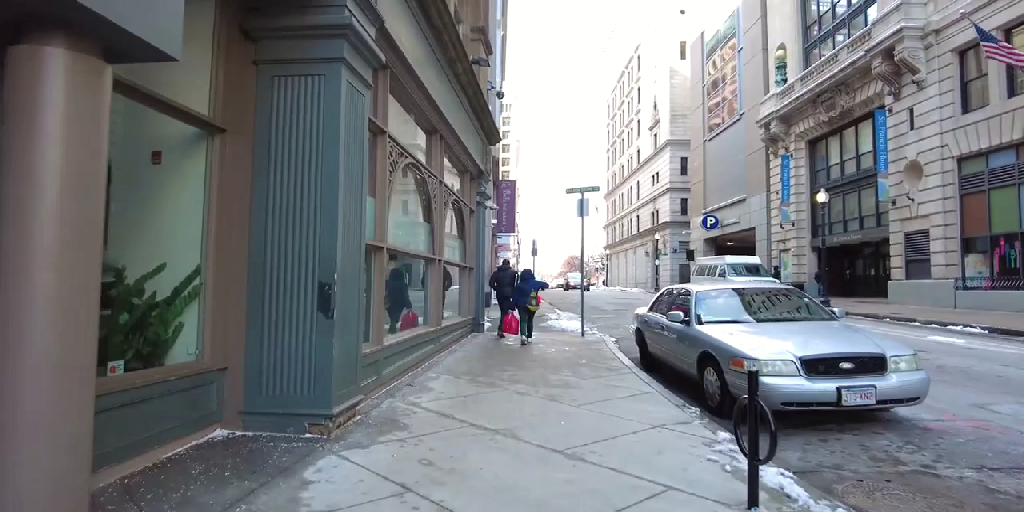
#> input picture python_test/0.png, 1024 x 512 px, found by its file name
$ python main.py   (older library calls are emulated)
#> lines starting #> are read from the running program, lines starting #| are printed output that depends on the picture; after the words box and inside, x2 and y2 are one past the last pixel; in counts of white or black regions, pixels touching at a corner belong together
#!/usr/bin/env python

import os
# import sys
# sys.path.append('/home/bernard/.local/lib/python3.7/site-packages')
import cv2
import numpy as np
import scipy.ndimage

# def convolution(img, kernel):
#     img_row, img_col = img.shape


def image_grad(img):
    # [22 lines of commented-out code are left out]

    vertical_filter = np.array([[-1, 0, 1], [-2, 0, 2], [-1, 0, 1]])
    horizontal_filter = np.array([[1, 2, 1], [0, 0, 0], [-1, -2, 1]])

    x_grad = scipy.ndimage.correlate(img, horizontal_filter)
    y_grad = scipy.ndimage.correlate(img, vertical_filter)

    return x_grad, y_grad

def color_tensor_element(B_x, B_y, G_x, G_y, R_x, R_y, x_dir, y_dir):
    res = None
    if x_dir == True and y_dir == False:
        res = np.multiply(B_x, B_x) + np.multiply(G_x, G_x) + np.multiply(R_x, R_x)


    elif x_dir == False and y_dir == True:
        res = np.multiply(B_y, B_y) + np.multiply(G_y, G_y) + np.multiply(R_y, R_y)

    elif x_dir == True and y_dir == True:
        res = np.multiply(B_x, B_y) + np.multiply(G_x, G_y) + np.multiply(R_x, R_y)

    return res

# [13 lines of commented-out code are left out]

def main():
    # file_dir = "/home/bernard/Akrobotix/code/picture/"
    # data = [i for i in os.listdir(file_dir) if i.endswith('_pred.png')]
    # print(len(data))
    test_pic = cv2.imread("/home/bernard/Akrobotix/code/picture/0.png")
#> test_pic is the input picture: shape (512, 1024, 3); mean B, G, R 128, 123.5, 120.6

    # gray = cv2.cvtColor(test_pic, cv2.COLOR_BGR2GRAY)
    blur = cv2.GaussianBlur(test_pic, (5, 5), 0)
    # [7 lines of commented-out code are left out]

    B, G, R = cv2.split(blur.astype("float"))
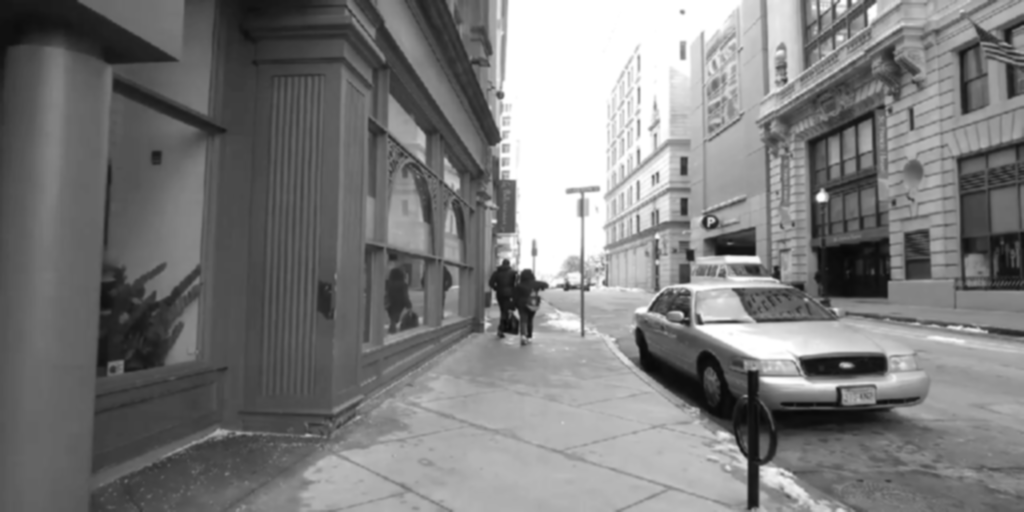
#> G: shape (512, 1024) float64; min 8, max 255, mean 123.5
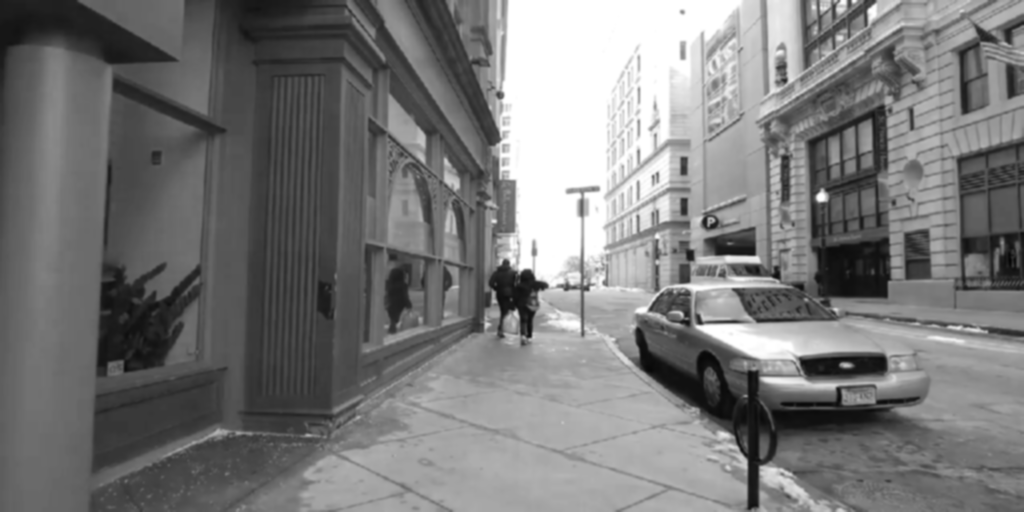
#> R: shape (512, 1024) float64; min 6, max 255, mean 120.6

    B_x, B_y = image_grad(B)
#> in image_grad, `y_grad = scipy.ndimage.correlate(img, vertical_filter)`:
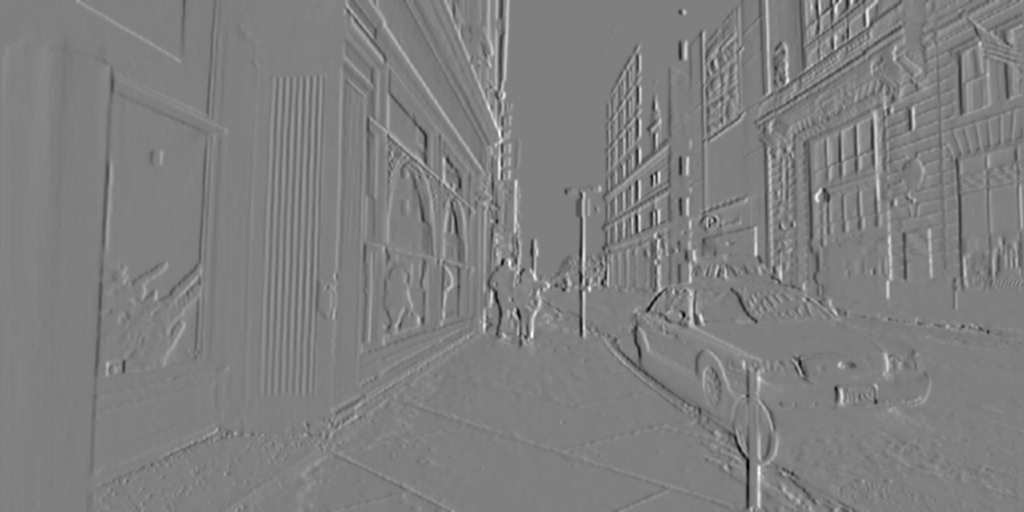
#> y_grad: shape (512, 1024) float64; min -483, max 485, mean 0.4; drawn with min black and max white
    G_x, G_y = image_grad(G)
    R_x, R_y = image_grad(R)
#> in image_grad (call 3), `x_grad = scipy.ndimage.correlate(img, horizontal_filter)`:
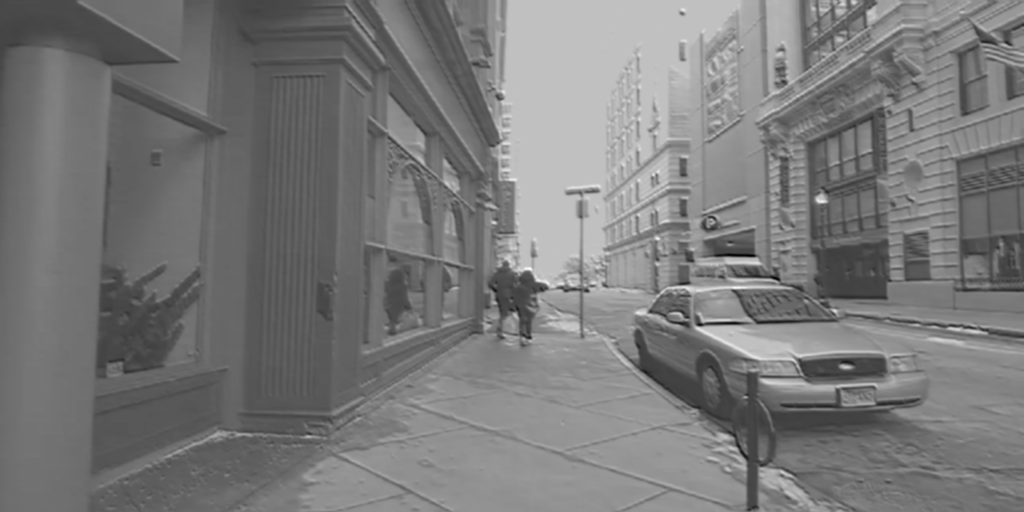
#> x_grad: shape (512, 1024) float64; min -218, max 744, mean 241.4; drawn with min black and max white

    tensor_xx = color_tensor_element(B_x, B_y, G_x, G_y, R_y, R_y, True, False)
    tensor_yy = color_tensor_element(B_x, B_y, G_x, G_y, R_y, R_y, False, True)
    tensor_xy = color_tensor_element(B_x, B_y, G_x, G_y, R_y, R_y, True, True)
#> call 3 of color_tensor_element, with x_dir = True, y_dir = True
#> in color_tensor_element (call 3), `res = np.multiply(B_x, B_y) + np.multiply(G_x, G_y) + np.multiply(R_x,..`:
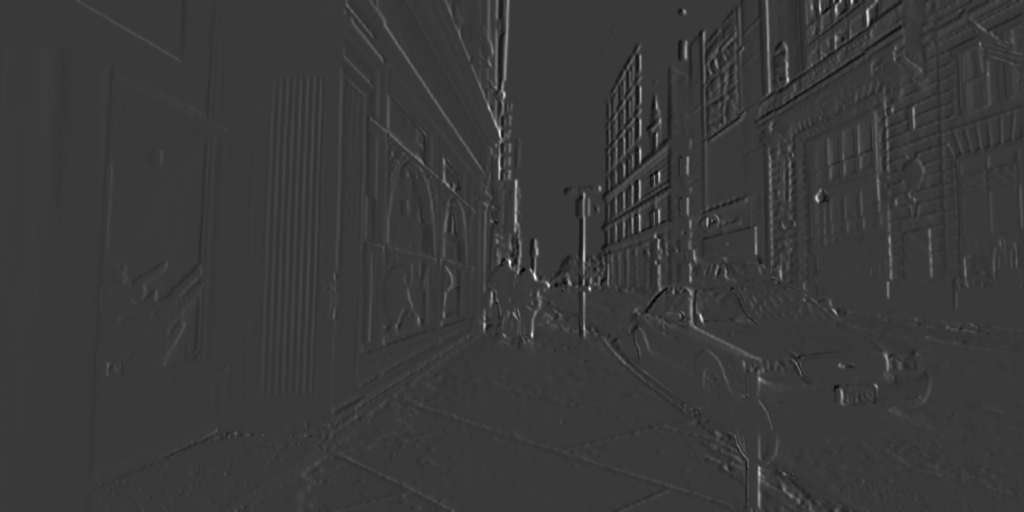
#> res: shape (512, 1024) float64; min -214431, max 741028, mean 3588.5; drawn with min black and max white
    edge_strength = 0.5*(tensor_xx + tensor_yy + np.sqrt(np.square(tensor_xx - tensor_yy) + 4*np.square(tensor_xy)))
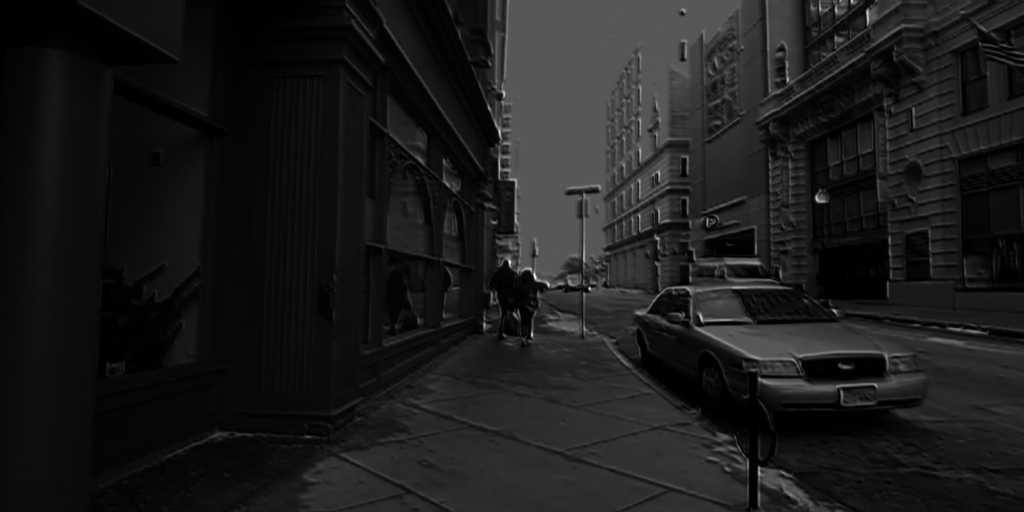
#> edge_strength: shape (512, 1024) float64; min 26, max 1507135, mean 165552.8; drawn with min black and max white

    edge_strength = np.uint(255*abs(edge_strength)) / np.max(abs(edge_strength))
    img_binary = np.zeros_like(edge_strength)
    # setting threshold
    img_binary[(edge_strength >= 80) &
            (edge_strength <= 255)] = 1
    cv2.imshow('t', img_binary)
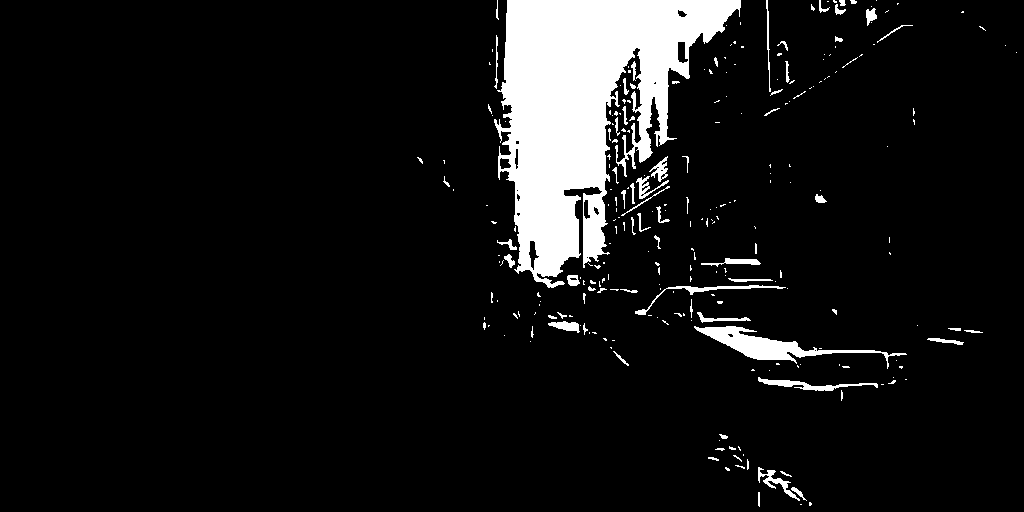
#> window 't': shape (512, 1024) float64; values 0 (black) and 1 (white), 8.3% white; 261 white regions (195 under 20 px), largest, box (x1, y1, x2, y2) and area: (494, 0, 741, 288) 34991, (694, 326, 907, 369) 2225, (758, 377, 878, 391) 513
    # [18 lines of commented-out code are left out]

    cv2.waitKey(0)
    cv2.destroyAllWindows()

if __name__ == '__main__':
    main()
